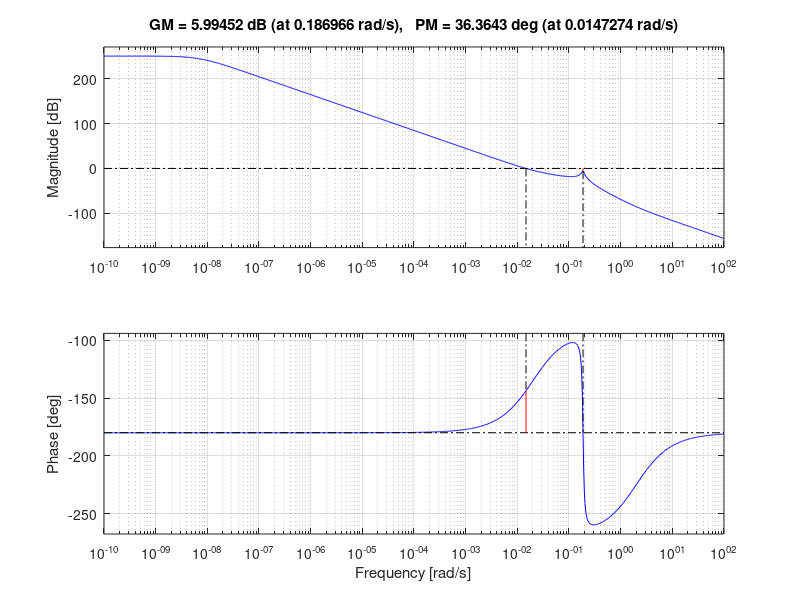

This chart was generated by the following MATLAB code:
Jb = 400;
Jp = 1000;
k = 10;
b = 5;
s = tf('s');
hb1 = 1/(Jb*s);
hb2 = 1/s;
hp1 = 1/(Jp*s);
hp2 = 1/s;
sat0 = append(ss(hb1), ss(hb2), k, b, ss(hp1), ss(hp2));
%inputs
inputs= [ 1];
outputs=[ 1 2 5 6];
Q=[ 1 -3 -4;
    2  1 0;
    3 2 -6;
    4 1 -5;
    5 3 4;
    6 5 0;];
sat1 =connect(sat0 ,Q ,inputs, outputs);
t=0:0.05:100;
y= step(sat1, t);
%plot(t,y(:,[1 3]))
z= max(abs(y(:,2)-y(:,4)));
%damp(tf(sat1))
Hp=minreal(tf([0 0 0 1]*sat1));
%bode(Hp,{0.001,1})
%margin(Hp);
%%integrating the PD controller
Kp = 1;
Kd = 50;
Hc= 1+Kd/Kp*s ;
Hn= minreal(Hc*Hp);
bode(0.243*Hn,{0.001, 1});
margin(0.243*Hn)